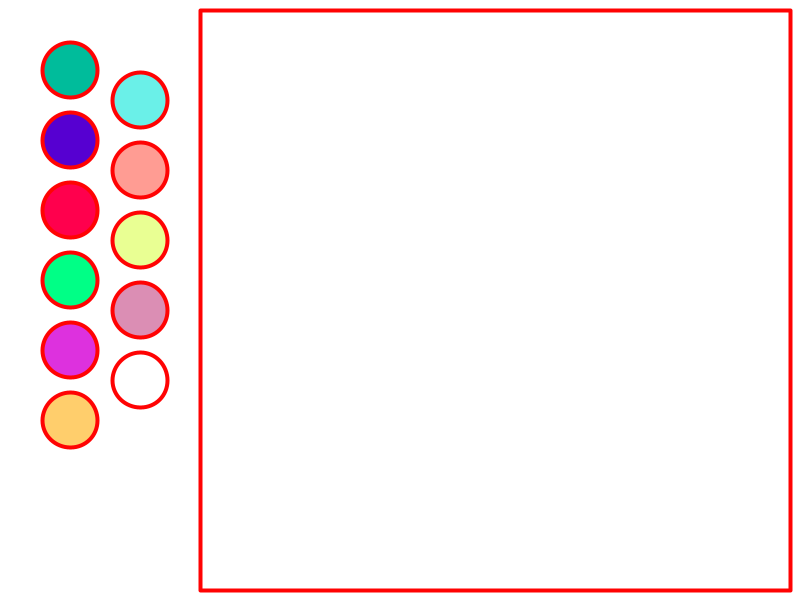
Frame 1 (no input)
Frame 60 (the mouse pressed at the canvas centre just before this capture): identical to frame 1, image omitted
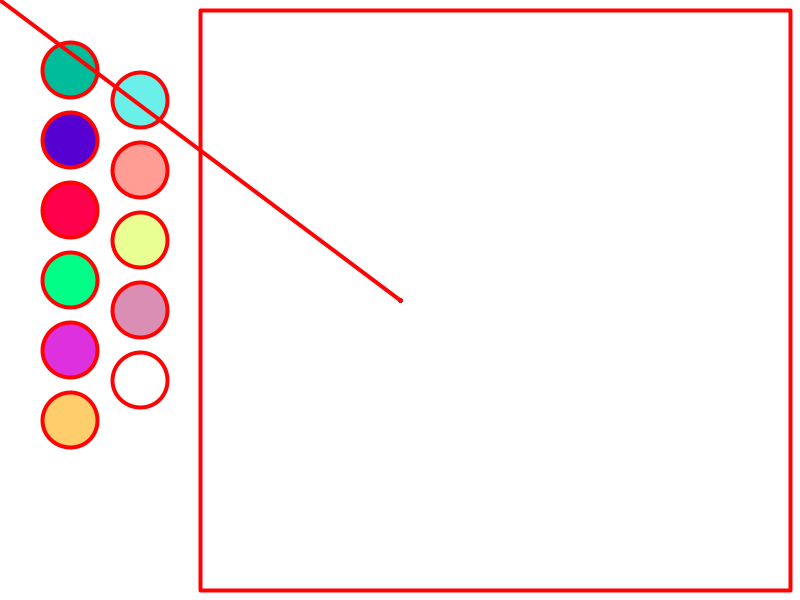
Frame 120 (the mouse held since frame 60 and released just before this capture)

The Processing sketch that drew these frames (run headless with seeded random() and noise(); from frame 60 on, the mouse is pressed at the canvas centre):

// Processing sketch: processing_162242
// ── processing_162242.pde

//201112743_leesongah

int xPos = 70;
int yPos = 70;
int S = 55;
int A = 15; 

void setup() {

  size(800, 600);
  background(255);
  smooth();
  stroke(#FF0303);
  strokeWeight(4);
  strokeJoin(ROUND);
  rect(200, 10, 590, 580);//big white rect
  //button
  fill(#00BC9B);
  ellipse(70, 70, 55, 55);//blue green rect
  fill(#5600D1);
  ellipse(xPos, yPos+S+A, S, S);
  fill(#FF004D);
  ellipse(xPos, yPos+S+S+A+A, S, S);
  fill(#00FF86);
  ellipse(xPos, yPos+S+S+S+A+A+A, S, S );
  fill(#DD31DE);
  ellipse(xPos, yPos+S+S+S+S+A+A+A+A, S, S );
  fill(#FFCE6C);
  ellipse(xPos, yPos+S+S+S+S+S+A+A+A+A+A, S, S );
  fill(#6AF0E8);
  ellipse(xPos+70,yPos+A+A, S, S );
  fill(#FF9C93);
  ellipse(xPos+70,yPos+A+A+A+S, S, S );
  fill(#E9FF93);
  ellipse(xPos+70,yPos+A+A+A+A+S+S, S, S );
  fill(#DB8EB4);
  ellipse(xPos+70,yPos+A+A+A+A+A+S+S+S, S, S );
  fill(255);
  ellipse(xPos+70,yPos+A+A+A+A+A+A+S+S+S+S, S, S );
}

void draw() {


  if (mousePressed) {

    if (mouseX > 220 && mouseX < 780 && mouseY >20 && mouseY<580) {
      line( pmouseX, pmouseY, mouseX, mouseY);
    }
    if (mouseX > 43&& mouseX < 98  && mouseY >43 && mouseY<98 ) {
      stroke(#00BC9B);
      strokeWeight(5);
    }
    if (mouseX > 43 && mouseX < 98 && mouseY > 103 && mouseY< 158 ) {
      stroke(#5600D1);
      strokeWeight(5);
    }
     if (mouseX > 43 && mouseX < 98 && mouseY > 173 && mouseY< 228 ) {
      stroke(#FF004D);
      strokeWeight(5);
    }
     if (mouseX > 43 && mouseX < 98 && mouseY > 243 && mouseY< 298 ) {
      stroke(#00FF86);
      strokeWeight(5);
    }
       if (mouseX > 43 && mouseX < 98 && mouseY > 313  && mouseY< 368 ) {
      stroke(#DD31DE);
      strokeWeight(5);
    }
       if (mouseX > 43 && mouseX < 98 && mouseY > 383  && mouseY< 438 ) {
      stroke(#FFCE6C);
      strokeWeight(5);
    }
     if (mouseX > 113 && mouseX < 168 && mouseY > 73 && mouseY< 127 ) {
      stroke(#6AF0E8);
      strokeWeight(5);
    }
    if (mouseX > 113 && mouseX < 168 && mouseY > 132  && mouseY< 187 ) {
      stroke(#FF9C93);
      strokeWeight(5);
    }
    if (mouseX > 113 && mouseX < 168 && mouseY > 202  && mouseY< 257 ) {
      stroke(#E9FF93);
      strokeWeight(5);
    }
      if (mouseX > 113 && mouseX < 168 && mouseY > 272  && mouseY< 327 ) {
      stroke(#DB8EB4);
      strokeWeight(5);
    }
     if (mouseX > 113 && mouseX < 168 && mouseY > 342 && mouseY< 397 ) {
      stroke(255);
      strokeWeight(20);
    }
  }
}
